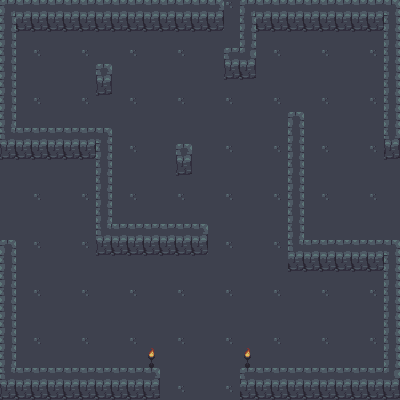

The image is a tile-based game level rendered from a .tmx file. Its description and complete source (layers, tilesets, objects, tile grids) follow:
An orthogonal 25x25 tile map with 16x16 px tiles, 2 tile layers (Ground, Collisions), 3 tilesets and 15 objects.

<map version="1.4" tiledversion="1.4.1" orientation="orthogonal" renderorder="right-down" width="25" height="25" tilewidth="16" tileheight="16" infinite="0" nextlayerid="4" nextobjectid="39">
 <editorsettings>
  <export target="." format="tmx" />
 </editorsettings>
 <tileset firstgid="1" source="overworld.tsx" />
 <tileset firstgid="1441" source="Cave.tsx" />
 <tileset firstgid="2441" source="dungeon_tiles.tsx" />
 <layer id="1" name="Ground" width="25" height="25">
  <data encoding="csv">
2461,2462,2463,2461,2462,2463,2461,2462,2463,2461,2462,2463,2461,2462,2463,2461,2462,2463,2461,2462,2463,2461,2462,2463,2461,
2480,2481,2482,2480,2481,2482,2480,2481,2482,2480,2481,2482,2480,2481,2482,2480,2481,2482,2480,2481,2482,2480,2481,2482,2480,
2499,2500,2501,2499,2500,2501,2499,2500,2501,2499,2500,2501,2499,2500,2501,2499,2500,2501,2499,2500,2501,2499,2500,2501,2499,
2461,2462,2463,2461,2462,2463,2461,2462,2463,2461,2462,2463,2461,2462,2463,2461,2462,2463,2461,2462,2463,2461,2462,2463,2461,
2480,2481,2482,2480,2481,2482,2480,2481,2482,2480,2481,2482,2480,2481,2482,2480,2481,2482,2480,2481,2482,2480,2481,2482,2480,
2499,2500,2501,2499,2500,2501,2499,2500,2501,2499,2500,2501,2499,2500,2501,2499,2500,2501,2499,2500,2501,2499,2500,2501,2499,
2461,2462,2463,2461,2462,2463,2461,2462,2463,2461,2462,2463,2461,2462,2463,2461,2462,2463,2461,2462,2463,2461,2462,2463,2461,
2480,2481,2482,2480,2481,2482,2480,2481,2482,2480,2481,2482,2480,2481,2482,2480,2481,2482,2480,2481,2482,2480,2481,2482,2480,
2499,2500,2501,2499,2500,2501,2499,2500,2501,2499,2500,2501,2499,2500,2501,2499,2500,2501,2499,2500,2501,2499,2500,2501,2499,
2461,2462,2463,2461,2462,2463,2461,2462,2463,2461,2462,2463,2461,2462,2463,2461,2462,2463,2461,2462,2463,2461,2462,2463,2461,
2480,2481,2482,2480,2481,2482,2480,2481,2482,2480,2481,2482,2480,2481,2482,2480,2481,2482,2480,2481,2482,2480,2481,2482,2480,
2499,2500,2501,2499,2500,2501,2499,2500,2501,2499,2500,2501,2499,2500,2501,2499,2500,2501,2499,2500,2501,2499,2500,2501,2499,
2461,2462,2463,2461,2462,2463,2461,2462,2463,2461,2462,2463,2461,2462,2463,2461,2462,2463,2461,2462,2463,2461,2462,2463,2461,
2480,2481,2482,2480,2481,2482,2480,2481,2482,2480,2481,2482,2480,2481,2482,2480,2481,2482,2480,2481,2482,2480,2481,2482,2480,
2499,2500,2501,2499,2500,2501,2499,2500,2501,2499,2500,2501,2499,2500,2501,2499,2500,2501,2499,2500,2501,2499,2500,2501,2499,
2461,2462,2463,2461,2462,2463,2461,2462,2463,2461,2462,2463,2461,2462,2463,2461,2462,2463,2461,2462,2463,2461,2462,2463,2461,
2480,2481,2482,2480,2481,2482,2480,2481,2482,2480,2481,2482,2480,2481,2482,2480,2481,2482,2480,2481,2482,2480,2481,2482,2480,
2499,2500,2501,2499,2500,2501,2499,2500,2501,2499,2500,2501,2499,2500,2501,2499,2500,2501,2499,2500,2501,2499,2500,2501,2499,
2461,2462,2463,2461,2462,2463,2461,2462,2463,2461,2462,2463,2461,2462,2463,2461,2462,2463,2461,2462,2463,2461,2462,2463,2461,
2480,2481,2482,2480,2481,2482,2480,2481,2482,2480,2481,2482,2480,2481,2482,2480,2481,2482,2480,2481,2482,2480,2481,2482,2480,
2499,2500,2501,2499,2500,2501,2499,2500,2501,2499,2500,2501,2499,2500,2501,2499,2500,2501,2499,2500,2501,2499,2500,2501,2499,
2461,2462,2463,2461,2462,2463,2461,2462,2463,2461,2462,2463,2461,2462,2463,2461,2462,2463,2461,2462,2463,2461,2462,2463,2461,
2480,2481,2482,2480,2481,2482,2480,2481,2482,2480,2481,2482,2480,2481,2461,2461,2481,2482,2480,2481,2482,2480,2481,2482,2480,
2499,2500,2501,2499,2500,2501,2499,2500,2501,2499,2500,2501,2499,2500,2501,2499,2500,2501,2499,2500,2501,2499,2500,2501,2499,
2461,2462,2463,2461,2462,2463,2461,2462,2463,2461,2462,2463,2461,2462,2463,2461,2462,2463,2461,2462,2463,2461,2462,2463,2461
</data>
 </layer>
 <layer id="2" name="Collisions" width="25" height="25">
  <data encoding="csv">
2596,2597,2597,2597,2597,2597,2597,2597,2597,2635,2635,2635,2635,2651,0,2596,2635,2635,2635,2635,2635,2635,2635,2635,2598,
2615,2616,2616,2616,2616,2616,2616,2616,2616,2654,2654,2654,2654,2654,0,2615,2654,2654,2654,2654,2654,2654,2654,2654,2617,
2615,0,0,0,0,0,0,0,0,0,0,0,0,0,0,2615,0,0,0,0,0,0,0,0,2617,
2615,0,0,0,0,0,0,0,0,0,0,0,0,0,2650,2636,0,0,0,0,0,0,0,0,2617,
2615,0,0,0,0,0,2652,0,0,0,0,0,0,0,2669,2655,0,0,0,0,0,0,0,0,2617,
2615,0,0,0,0,0,2671,0,0,0,0,0,0,0,0,0,0,0,0,0,0,0,0,0,2617,
2615,0,0,0,0,0,0,0,0,0,0,0,0,0,0,0,0,0,0,0,0,0,0,0,2617,
2615,0,0,0,0,0,0,0,0,0,0,0,0,0,0,0,0,0,2522,0,0,0,0,0,2617,
2634,2635,2635,2635,2635,2635,2598,0,0,0,0,0,0,0,0,0,0,0,2615,0,0,0,0,0,2618,
2653,2654,2654,2654,2654,2654,2617,0,0,0,0,2652,0,0,0,0,0,0,2615,0,0,0,0,0,2637,
0,0,0,0,0,0,2617,0,0,0,0,2671,0,0,0,0,0,0,2615,0,0,0,0,0,0,
0,0,0,0,0,0,2617,0,0,0,0,0,0,0,0,0,0,0,2615,0,0,0,0,0,0,
0,0,0,0,0,0,2617,0,0,0,0,0,0,0,0,0,0,0,2615,0,0,0,0,0,0,
0,0,0,0,0,0,2617,0,0,0,0,0,0,0,0,0,0,0,2615,0,0,0,0,0,0,
0,0,0,0,0,0,2634,2597,2597,2597,2597,2597,2651,0,0,0,0,0,2615,0,0,0,0,0,0,
2599,0,0,0,0,0,2653,2616,2616,2616,2616,2616,2616,0,0,0,0,0,2634,2635,2635,2635,2635,2635,2598,
2617,0,0,0,0,0,0,0,0,0,0,0,0,0,0,0,0,0,2654,2654,2654,2654,2654,2654,2617,
2617,0,0,0,0,0,0,0,0,0,0,0,0,0,0,0,0,0,0,0,0,0,0,0,2617,
2617,0,0,0,0,0,0,0,0,0,0,0,0,0,0,0,0,0,0,0,0,0,0,0,2617,
2617,0,0,0,0,0,0,0,0,0,0,0,0,0,0,0,0,0,0,0,0,0,0,0,2617,
2617,0,0,0,0,0,0,0,0,0,0,0,0,0,0,0,0,0,0,0,0,0,0,0,2617,
2617,0,0,0,0,0,0,0,0,2620,0,0,0,0,0,2620,0,0,0,0,0,0,0,0,2617,
2617,0,0,0,0,0,0,0,0,2639,0,0,0,0,0,2639,0,0,0,0,0,0,0,0,2617,
2634,2635,2635,2635,2635,2635,2635,2635,2635,2651,0,0,0,0,0,2650,2635,2635,2635,2635,2635,2635,2635,2635,2636,
2653,2654,2654,2654,2654,2654,2654,2654,2654,2670,0,0,0,0,0,2654,2654,2654,2654,2654,2654,2654,2654,2654,2655
</data>
 </layer>
 <objectgroup id="3" name="Collisions mask">
  <object id="4" x="240.273" y="-0.0710884" width="157.227" height="31.5" />
  <object id="5" x="383.737" y="-2" width="16.263" height="162.05" />
  <object id="6" x="385" y="242.012" width="14" height="156.488" />
  <object id="7" x="241.59" y="369" width="147.91" height="30" />
  <object id="8" x="3" y="368" width="156.794" height="32" />
  <object id="9" x="2.5" y="241.941" width="12" height="150.559" />
  <object id="10" x="0" y="0" width="15" height="160.526" />
  <object id="11" x="1" y="1.5" width="222.611" height="30" />
  <object id="32" x="240.5" y="32">
   <polygon points="-0.272727,-0.818182 -0.5,15 -16.25,15 -16.5,48.75 15.8182,49.1818 16,-0.75" />
  </object>
  <object id="33" x="288.5" y="112.25">
   <polygon points="0,0 0,158.25 95.25,159 95.75,128.25 15.5,129 15.75,0.75" />
  </object>
  <object id="34" x="176.25" y="144.5">
   <polygon points="0,0 0,30.75 15,30.75 16,0" />
  </object>
  <object id="35" x="96.5" y="64.25">
   <polygon points="0,0 -0.25,32.25 15.5,32.25 15,0.75" />
  </object>
  <object id="36" x="16.5" y="128">
   <polygon points="0,0 95.25,0 95.75,96.75 192,97.5 191.75,126.75 80.25,127.5 78.75,31.5 -0.75,32.25" />
  </object>
  <object id="37" x="146" y="367">
   <polygon points="0,0 2,-19 9,-19 12,0" />
  </object>
  <object id="38" x="244" y="348">
   <polygon points="0,0 -2.66667,20 10,20 6.33333,0" />
  </object>
 </objectgroup>
</map>
